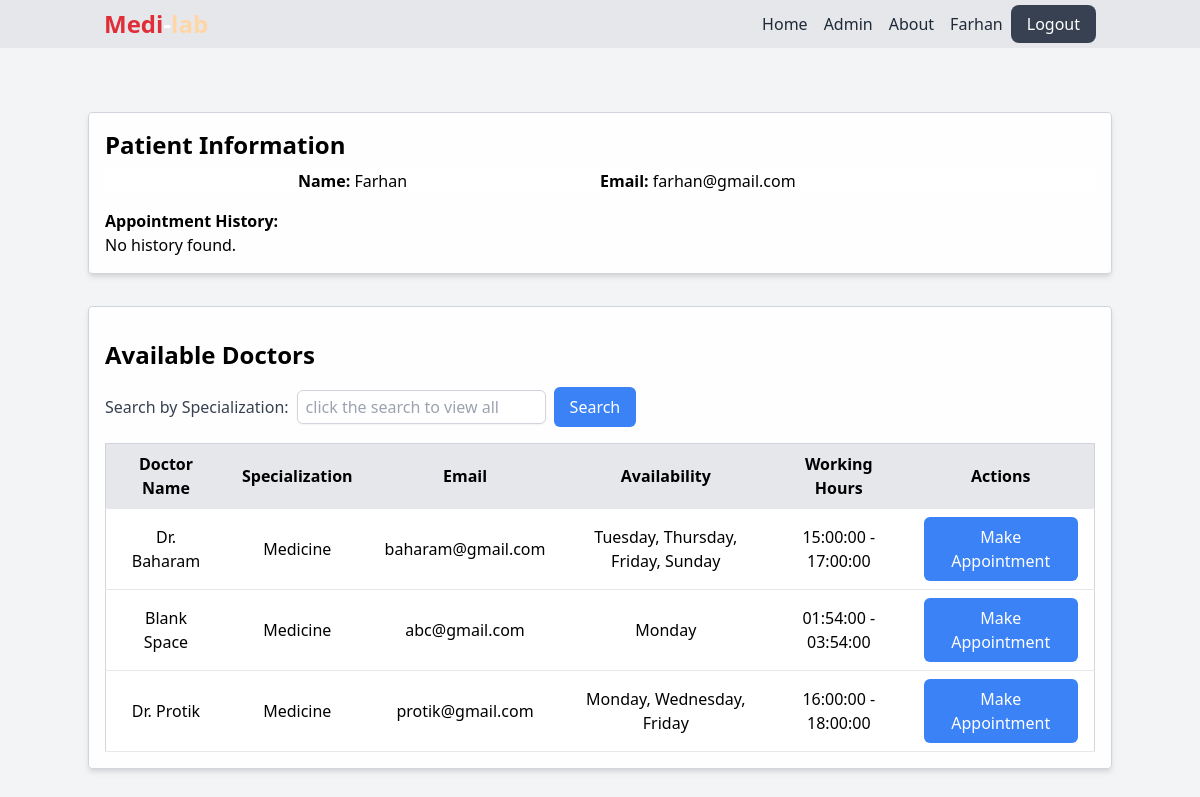
The app's page /patient_dashboard.php?specialization=Medicine (signed in) with its own data.
### tables this page shows
CREATE TABLE `patients` (
  `patient_id` int(11) NOT NULL,
  `name` varchar(255) NOT NULL,
  `email` varchar(255) NOT NULL,
  `password` varchar(255) NOT NULL
);

CREATE TABLE `doctors` (
  `doctor_id` int(11) NOT NULL,
  `name` varchar(255) NOT NULL,
  `email` varchar(255) NOT NULL,
  `password` varchar(255) NOT NULL,
  `specialization` varchar(255) NOT NULL,
  `status` enum('pending','approved') DEFAULT 'pending',
  `start` time NOT NULL,
  `end` time NOT NULL,
  `availability` varchar(255) NOT NULL
);

### web/patient_dashboard.php (the view, shortened to what this page needs)
<?php
$patientId = $_SESSION["patient_id"];
$conn = mysqli_connect("localhost", "root", "", "doctor_appointment_system");
$appointmentQuery = "SELECT a.*, d.name AS doctor_name FROM appointments a INNER JOIN doctors d ON a.doctor_id = d.doctor_id WHERE a.patient_id = $patientId";
$appointmentResult = mysqli_query($conn, $appointmentQuery);
$appointments = mysqli_fetch_all($appointmentResult, MYSQLI_ASSOC);
$query = "SELECT * FROM doctors WHERE status = 'approved'";
if (isset($_GET['specialization']) && !empty($_GET['specialization'])) {
    $specialization = $_GET['specialization'];
    $query .= " AND specialization LIKE '%$specialization%'";
}
$result = mysqli_query($conn, $query);
$doctors = mysqli_fetch_all($result, MYSQLI_ASSOC);
?>
<!DOCTYPE html>
<html lang="en">
<head>
    <link href="https://cdn.jsdelivr.net/npm/tailwindcss@2.2.19/dist/tailwind.min.css" rel="stylesheet">
</head>
<body>
    <header class="bg-gray-200 text-white py-2 fixed w-full top-0">
        <?php include '../includes/navbar.php'; ?>
    </header>
    <div class="container mx-auto py-8 mb-8 mt-20">
        <div class="mx-auto bg-white bg-opacity-90 p-4 border border-gray-300 rounded shadow-md">
            <h2 class="text-2xl font-bold mb-2">Patient Information</h2>
            <div class="w-full mx-auto bg-white flex  justify-center mb-4">
                <div class="w-1/2 text-center"><strong>Name:</strong> <?php echo $patient['name']; ?></div>
                <div class="w-1/2"><strong>Email:</strong> <?php echo $patient['email']; ?></div>
            </div>
            <p><strong>Appointment History:</strong></p>
            <?php if (empty($appointments)) { ?>
                <p>No history found.</p>
            <?php } ?>
        </div>
        <div class="mx-auto bg-white bg-opacity-90 p-4 border border-gray-300 rounded shadow-md mt-8">
            <h2 class="text-2xl font-bold mt-4 mb-4">Available Doctors</h2>
            <div class="mb-4 flex items-center">
                <label for="specialization" class="text-gray-700">Search by Specialization:</label>
                <input type="text" id="specialization" name="specialization" placeholder="click the search to view all" class="ml-2 px-2 py-1 border border-gray-300 rounded-md shadow-sm focus:ring-blue-500 focus:border-blue-500">
                <button type="button" id="searchBtn" class="ml-2 bg-blue-500 text-white px-4 py-2 rounded-md hover:bg-blue-600">Search</button>
            </div>
            <table class="min-w-full bg-white border border-gray-300">
                <thead class="bg-gray-200">
                    <tr>
                        <th class="px-4 py-2 border-b">Doctor Name</th>
                        <th class="px-4 py-2 border-b">Specialization</th>
                        <th class="px-4 py-2 border-b">Email</th>
                        <th class="px-4 py-2 border-b">Availability</th>
                        <th class="px-4 py-2 border-b">Working Hours</th>
                        <th class="px-4 py-2 border-b">Actions</th>
                    </tr>
                </thead>
                <tbody>
                    <?php
                    foreach ($doctors as $doctor) {
                        echo '<tr>';
                        echo '<td class="px-4 py-2 border-b text-center">' . $doctor['name'] . '</td>';
                        echo '<td class="px-4 py-2 border-b text-center">' . $doctor['specialization'] . '</td>';
                        echo '<td class="px-4 py-2 border-b text-center">' . $doctor['email'] . '</td>';
                        echo '<td class="px-4 py-2 border-b text-center">' . $doctor['availability'] . '</td>';
                        echo '<td class="px-4 py-2 border-b text-center">' . $doctor['start'] . ' - ' . $doctor['end'] . '</td>';
                        echo '<td class="px-4 py-2 border-b text-center">
                            <form action="make_appointment.php?doctor_id=' . $doctor['doctor_id'] . '" method="POST">
                                <div class="flex items-center justify-center">
                                    <button type="submit" name="make_appointment" class="bg-blue-500 text-white px-4 py-2 rounded-md hover:bg-blue-600">Make Appointment</button>
                                </div>
                            </form>
                            </td>';
                        echo '</tr>';
                    }
                    ?>
                </tbody>
            </table>
        </div>
    </div>
</body>
</html>

### includes/navbar.php (shortened to what this page needs)
<div class="container mx-auto px-4">
    <?php
    if (isset($_SESSION["patient_id"])) {
        $patientId = $_SESSION["patient_id"];
        $conn = mysqli_connect("localhost", "root", "", "doctor_appointment_system");
        $patientQuery = "SELECT * FROM patients WHERE patient_id = $patientId";
        $patientResult = mysqli_query($conn, $patientQuery);
        $patient = mysqli_fetch_assoc($patientResult);
    }
    ?>
    <nav class="flex justify-between">
        <ul>
            <li>
                <a href="index.php" class="font-bold text-2xl"><span style="color: #DF2E38">Medi</span>-<span style="color: #FFD6A5">lab</span></a>
            </li>
        </ul>
        <ul class="flex my-auto">
            <li class="mr-4">
                <a href="index.php" class="font-medium text-gray-800 hover:text-red-500">Home</a>
            </li>
            <li class="mr-4">
                <a href="admin.php" class="font-medium text-gray-800 hover:text-red-500">Admin</a>
            </li>
            <li class="mr-4">
                <a href="about.php" class="font-medium text-gray-800 hover:text-red-500">About</a>
            </li>
            <?php if (isset($doctor)) { ?>
                <li>
                    <a href="doctor_dashboard.php" class="font-medium text-gray-800 hover:text-red-500 mr-2"><?php echo $doctor['name']; ?></a>
                </li>
                <li>
                    <a href="logout.php" class="font-medium bg-gray-700 text-white px-4 py-2 rounded-lg hover:bg-gray-500">Logout</a>
                </li>
            <?php } elseif (isset($patient)) { ?>
                <li>
                <a href="patient_dashboard.php" class="font-medium text-gray-800 hover:text-red-500 mr-2"><?php echo $patient['name']; ?></a>
                </li>
                <li>
                    <a href="logout.php" class="font-medium bg-gray-700 text-white px-4 py-2 rounded-lg hover:bg-gray-500">Logout</a>
                </li>
            <?php } else { ?>
                <li>
                    <a href="index.php" class="font-medium bg-gray-700 text-white px-4 py-2 rounded-lg hover:bg-gray-500">Login</a>
                </li>
            <?php } ?>
        </ul>
    </nav>
</div>

### web/patient_dashboard.php (style rules this page uses)
body { background: #f3f4f6; }

### records on screen
patients: name "Farhan", email "farhan@gmail.com"
doctors: name "Dr. Baharam", specialization "Medicine", email "baharam@gmail.com", availability "Tuesday, Thursday, Friday, Sunday", start "15:00:00", end "17:00:00"
doctors: name "Blank Space", specialization "Medicine", email "abc@gmail.com", availability "Monday", start "01:54:00", end "03:54:00"
doctors: name "Dr. Protik", specialization "Medicine", email "protik@gmail.com", availability "Monday, Wednesday, Friday", start "16:00:00", end "18:00:00"
